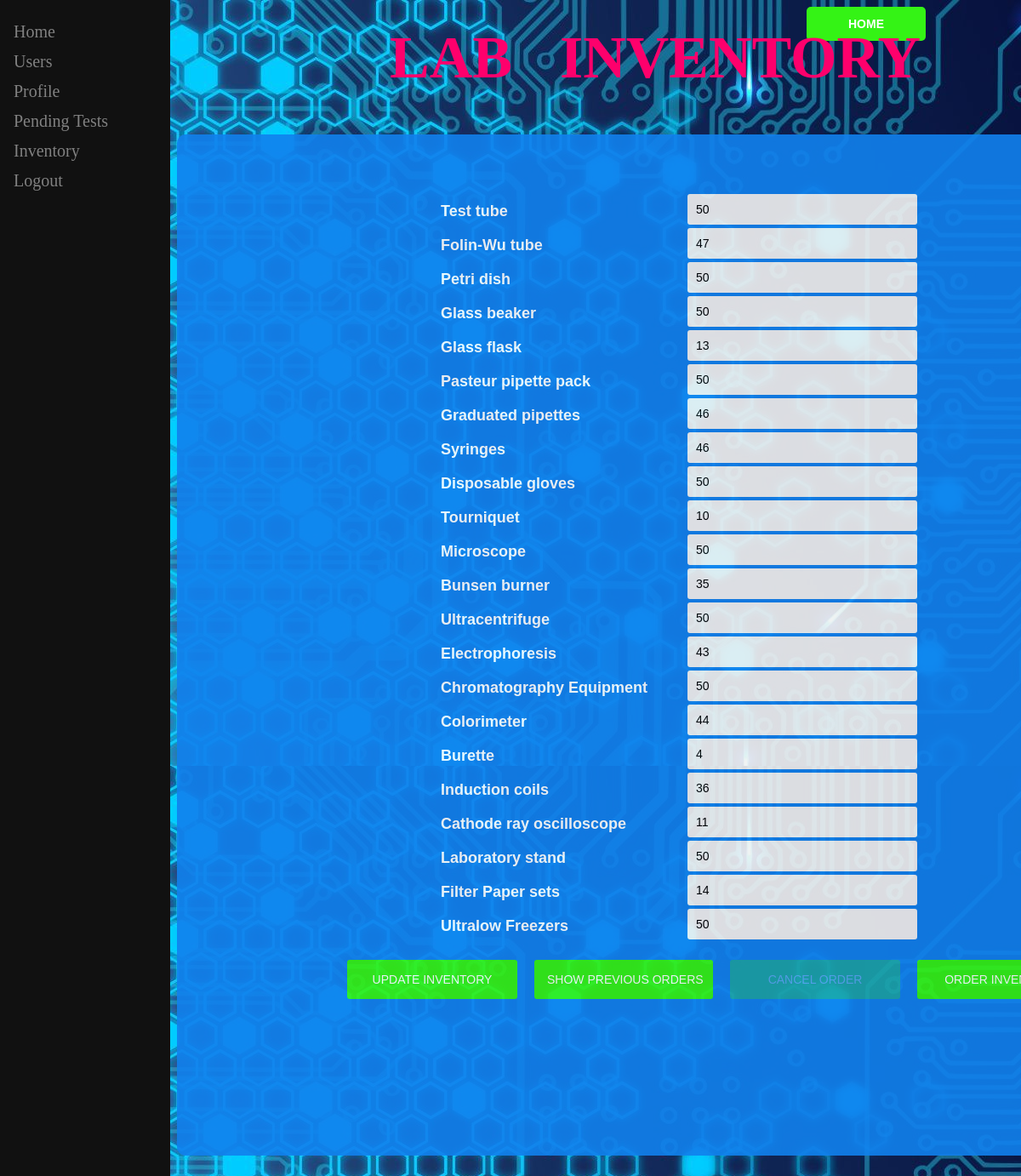
Screenshot of /labinvent.php with the database file from the repository.
### tables this page shows
CREATE TABLE `lequip` (
  `eq_name` varchar(50) NOT NULL,
  `available` int(4) NOT NULL DEFAULT '50',
  `maximum` int(4) NOT NULL DEFAULT '50',
  `ord` int(4) NOT NULL DEFAULT '0',
  `dates` varchar(20) DEFAULT NULL,
  `price` int(10) NOT NULL,
  `status` varchar(3) NOT NULL
);

### labinvent.php (the view, shortened to what this page needs)
<?php
  $db = 'medi';
  $user = 'arjun';
  $pass = '123';
  $conn = mysqli_connect('localhost',$user,$pass,$db);
  $sql="SELECT * FROM lequip WHERE status<>'A'";
  $res=mysqli_query($conn,$sql);
  $n = mysqli_num_rows($res);
  $date = date('Y-m-d');
  if($n!=0)
  {
    while($row=mysqli_fetch_assoc($res))
    {
       $d = $row['dates'];
       $time = strtotime("$d");
       $myDate = date( 'Y-m-d', $time );
       $dateString = new DateTime($myDate);
       $dateString->modify('+5 day');
       $dat = $dateString->format('Y-m-d');
       if($dat<=$date)
       {
        $eq = $row['eq_name'];
        $x = $row['ord'];
        $sql = "UPDATE lequip SET available=available+ord WHERE eq_name='$eq' AND dates='$d'";
        mysqli_query($conn,$sql);
        $sql2 = "UPDATE lequip SET status='A' WHERE dates='$d'";
        mysqli_query($conn,$sql2);
        $sql3 = "UPDATE lequip SET available=available+'$x' WHERE eq_name='$eq' AND status<>'A'";
        mysqli_query($conn,$sql3);
        $sql4 = "UPDATE lequip SET available=available+'$x' WHERE eq_name='$eq' AND dates='NULL'";
        mysqli_query($conn,$sql4);
      }
    }
  }
  $sql = "SELECT * FROM lequip WHERE dates='$date'";
  $res = mysqli_query($conn,$sql);
  $num = mysqli_num_rows($res);
  if($num==0)
  {
    $k=0;
  }
  else
  {
    $k=1;
  }
?>
<html>
<head>
    <link rel="stylesheet" type="text/css" href="css/labinvent.css">
</head>
<body>
<form method="post" action="labhome.php">
<input type="submit" name="b2" class="btn" value="HOME">
</form>
<form method="post" action="">
<h3 class="head">LAB</h3><h3 class="head1">INVENTORY</h3>
<div class="container">
<?php
  $db = 'medi';
  $user = 'arjun';
  $pass = '123';
  $conn = mysqli_connect('localhost',$user,$pass,$db);
  $sql="SELECT * FROM lequip WHERE dates='NULL'";
  $res=mysqli_query($conn,$sql);
  $n=mysqli_num_rows($res);
  if($n!=0)
  {
    $i=1;
    while($row=mysqli_fetch_assoc($res))
    {
        $eq = $row['eq_name'];
        $av = $row['available'];
        echo"<h3 class='l$i'> $eq </h3><input type='text' value='$av' readonly class='tb$i'>";
        $i=$i+1;
    }
    echo "<input type='submit' name='b1' class='btn2' value='UPDATE INVENTORY'>";
    echo "<input type='submit' name='b3' class='btn3' value='SHOW PREVIOUS ORDERS'>";
    if($k==0)
    {
      echo "<input type='submit' name='b4' class='btn4' value='CANCEL ORDER' disabled>";
      echo "<input type='submit' name='b5' class='btn5' value='ORDER INVENTORY'>";
    }
    else
    {
      echo "<input type='submit' name='b4' class='btn4' value='CANCEL ORDER'>";
      echo "<input type='submit' name='b5' class='btn5' value='ORDER INVENTORY' disabled>";
    }
  }
  else
  {
    echo "<h3 class='h1'>NO EQUIPMENTS TO SHOW</h3>";
  }
?>
</div>
<div class="sidenav">
  <a href="labhome.php">Home</a>
  <a href="userlist.php">Users</a>
  <a href="labprof.php">Profile</a>
  <a href="ptests.php">Pending Tests</a>
  <a href="labinvent.php">Inventory</a>
  <a href="logout.php">Logout</a>
</div>
</form>
</body>
</html>

### rows the page displays
lequip: eq_name "Test tube", available "50"
lequip: eq_name "Folin-Wu tube", available "47"
lequip: eq_name "Petri dish", available "50"
lequip: eq_name "Glass beaker", available "50"
lequip: eq_name "Glass flask", available "13"
lequip: eq_name "Pasteur pipette pack", available "50"
lequip: eq_name "Graduated pipettes", available "46"
lequip: eq_name "Syringes", available "46"
lequip: eq_name "Disposable gloves", available "50"
lequip: eq_name "Tourniquet", available "10"
lequip: eq_name "Microscope", available "50"
lequip: eq_name "Bunsen burner", available "35"
lequip: eq_name "Ultracentrifuge", available "50"
lequip: eq_name "Electrophoresis", available "43"
lequip: eq_name "Chromatography Equipment", available "50"
lequip: eq_name "Colorimeter", available "44"
lequip: eq_name "Burette", available "4"
lequip: eq_name "Induction coils", available "36"
lequip: eq_name "Cathode ray oscilloscope", available "11"
lequip: eq_name "Laboratory stand", available "50"
lequip: eq_name "Filter Paper sets", available "14"
lequip: eq_name "Ultralow Freezers", available "50"
